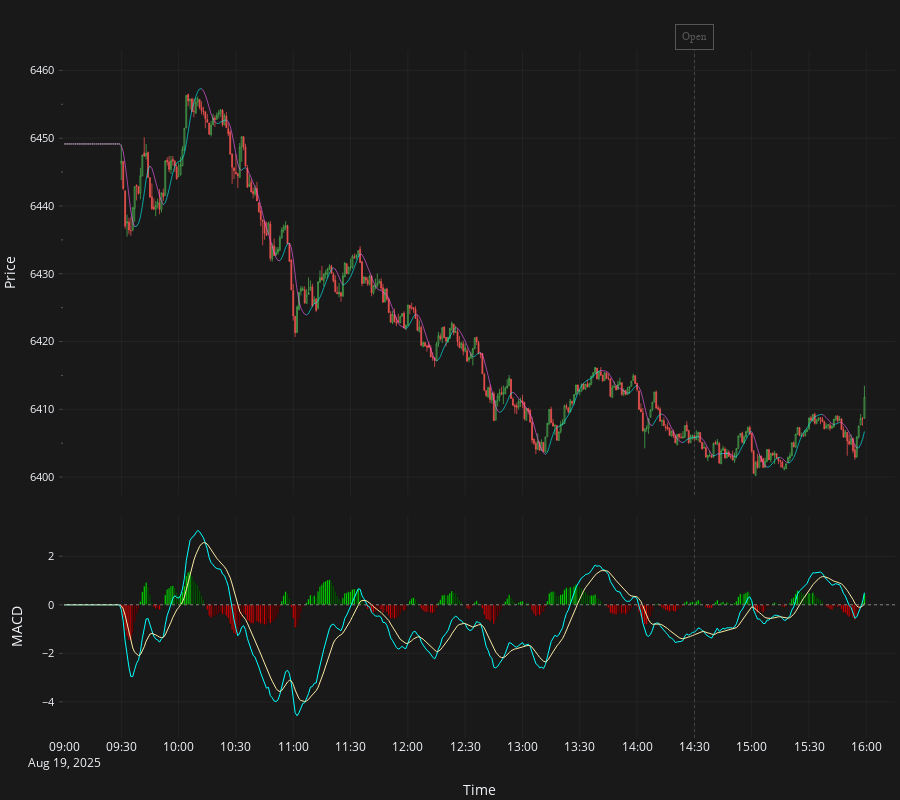

Notebook cell for this chart:
### Code cell
candles: pl.DataFrame = streamer.download(
    symbol=candle_symbol,
    start=start,
    stop=stop,
    debug_mode=True,
)

# Filter out any rows where an OHLC price is 0 (invalid for active securities)
_initial_len = candles.height
candles = candles.filter(
    (pl.col("open") != 0)
    & (pl.col("high") != 0)
    & (pl.col("low") != 0)
    & (pl.col("close") != 0)
)
_removed = _initial_len - candles.height
print(
    f"Removed {_removed} zero-price rows out of {_initial_len} total ({(_removed / _initial_len * 100) if _initial_len else 0:.2f}%)."
)

df_macd = macd(
    candles, prior_close=prior_day.close, fast_length=12, slow_length=26, macd_length=9
)

plot_macd_with_hull(
    df_macd,
    pad_value=prior_day.close,
    start_time=start,
    end_time=stop + timedelta(minutes=15),
    horizontal_lines=levels,
    vertical_lines=executions,
)
